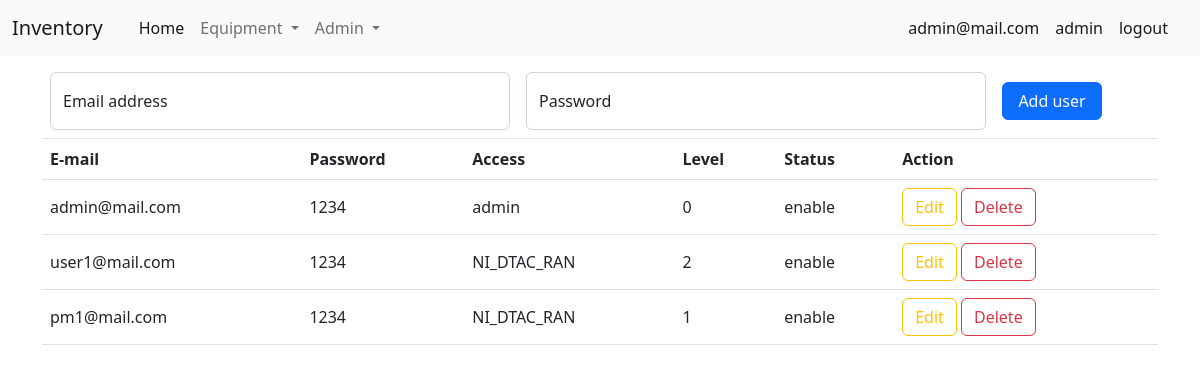
The page /admin/user (signed in) on the database its author committed.
### tables this page shows
CREATE TABLE "tb_userlogin" (
	"no"	INTEGER NOT NULL,
	"email"	TEXT,
	"password"	TEXT,
	"access"	TEXT,
	"status"	TEXT,
	"level"	TEXT,
	PRIMARY KEY("no")
);

### app_admin.py (the view)
@app_admin.route("/admin/user")
def page_user():
    if "email" not in session:
        return redirect("/login")
    else:
        con = sqlite3.connect("db/db.db")
        cur = con.cursor()
        sql_1 = 'select * from tb_userlogin'
        curs = cur.execute(sql_1)
        data = curs.fetchall()
        sql_2 = 'select * from tb_access'
        curs = cur.execute(sql_2)
        access = curs.fetchall()
        con.close()
        return render_template("admin/user.html", data=data, access=access)

### templates/admin/user.html (shortened to what this page needs)
<!DOCTYPE html>
<html lang="en">
<head>
    <link rel="stylesheet" href="/static/css/bootstrap_5-2-2.css">
</head>
<body>
    {% include "/menu.html" %}
    <div class="container mt-3">
        <form action="/admin/user/fn_add_user" method="POST" class="d-flex m-2 align-items-center">
            <div class="form-floating me-3">
                <input type="email" style="width: 460px;" class="form-control" id="" placeholder="name@example.com"
                    name="email" required>
                <label for="floatingInput">Email address</label>
            </div>
            <div class="form-floating me-3">
                <input type="password" style="width: 460px;" class="form-control" id="floatingPassword"
                    placeholder="Password" name="password" required>
                <label for="floatingPassword">Password</label>
            </div>
            <div class="">
                <button type="submit" class="btn btn-primary" style="width: 100px;">Add user</button>
            </div>
        </form>
    </div>
    <div class="container">
        <table class="table border-top">
            <thead>
                <tr>
                    <th scope="col">E-mail</th>
                    <th scope="col">Password</th>
                    <th scope="col">Access</th>
                    <th scope="col">Level</th>
                    <th scope="col">Status</th>
                    <th scope="col">Action</th>
                </tr>
            </thead>
            <tbody>
                {% for row in data %}
                <tr>
                    <td class="align-middle">{{row[1]}}</td>
                    <td class="align-middle">{{row[2]}}</td>
                    <td class="align-middle">{{row[3]}}</td>
                    <td class="align-middle">{{row[5]}}</td>
                    <td class="align-middle">{{row[4]}}</td>
                    <td>
                        <button type="button" class="btn btn-outline-warning" data-bs-toggle="modal"
                            data-bs-target="#staticBackdrop{{row[0]}}">
                            Edit
                        </button>
                        <button type="button" class="btn btn-outline-danger" data-bs-toggle="modal"
                            data-bs-target="#exampleModal{{row[0]}}">
                            Delete
                        </button>
                    </td>
                </tr>
                {% endfor %}
            </tbody>
        </table>
    </div>
</body>
</html>

### templates/menu.html (shortened to what this page needs)
<nav class="navbar navbar-expand-lg bg-light">
    <div class="container-fluid">
        <a class="navbar-brand" href="/">Inventory {{list_store}}</a>
        <div class="collapse navbar-collapse" id="navbarSupportedContent">
            <div class="container">
                <ul class="navbar-nav me-auto mb-2 mb-lg-0">
                    <li class="nav-item">
                        <a class="nav-link active" aria-current="page" href="/">Home</a>
                    </li>
                    <li class="nav-item dropdown">
                        <a class="nav-link dropdown-toggle" href="#" role="button" data-bs-toggle="dropdown"
                            aria-expanded="false">
                            Equipment
                        </a>
                    </li>
                    {% if session["access"] == "admin" %}
                    <li class="nav-item dropdown">
                        <a class="nav-link dropdown-toggle" href="#" role="button" data-bs-toggle="dropdown"
                            aria-expanded="false">
                            Admin
                        </a>
                    </li>
                    {% endif %}
                </ul>
            </div>
            <div class="container">
                <ul class="navbar-nav me-auto mb-2 mb-lg-0 d-flex justify-content-end">
                    <li class="nav-item">
                        <a class="nav-link active" aria-current="page">{{session["email"]}}</a>
                    </li>
                    <li class="nav-item">
                        <a class="nav-link active" aria-current="page">{{session["access"]}}</a>
                    </li>
                    <li class="nav-item">
                        <a class="nav-link active" aria-current="page" href="/fn_logout">logout</a>
                    </li>
                </ul>
            </div>
        </div>
    </div>
</nav>

### rows shown on the page
tb_userlogin: email "admin@mail.com", access "admin", password "1234", level "0", status "enable"
tb_userlogin: email "user1@mail.com", password "1234", access "NI_DTAC_RAN", level "2", status "enable"
tb_userlogin: email "pm1@mail.com", password "1234", access "NI_DTAC_RAN", level "1", status "enable"
